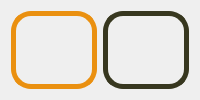
       <widget class="QWidget" name="page_2">
        <layout class="QHBoxLayout" name="horizontalLayout_3">
         <item>
          <widget class="QFrame" name="internel_button_ele1">
           <property name="sizePolicy">
            <sizepolicy hsizetype="Preferred" vsizetype="Expanding">
             <horstretch>0</horstretch>
             <verstretch>0</verstretch>
            </sizepolicy>
           </property>
           <property name="styleSheet">
            <string notr="true">border: 5px solid #EA9010;border-radius:20px;</string>
           </property>
           <property name="frameShape">
            <enum>QFrame::StyledPanel</enum>
           </property>
           <property name="frameShadow">
            <enum>QFrame::Raised</enum>
           </property>
           <widget class="QPushButton" name="ele1_F20">
            <property name="geometry">
             <rect>
              <x>40</x>
              <y>140</y>
              <width>61</width>
              <height>61</height>
             </rect>
            </property>
            <property name="cursor">
             <cursorShape>PointingHandCursor</cursorShape>
            </property>
            <property name="styleSheet">
             <string notr="true">border: 5px solid #C9E3AC;
border-radius:30px;
background-color: #EAEFBD;
font: bold 30px Consulas;

</string>
            </property>
            <property name="text">
             <string>20</string>
            </property>
           </widget>
           <widget class="QPushButton" name="ele1_F19">
            <property name="geometry">
             <rect>
              <x>120</x>
              <y>140</y>
              <width>61</width>
              <height>61</height>
             </rect>
            </property>
            <property name="cursor">
             <cursorShape>PointingHandCursor</cursorShape>
            </property>
            <property name="styleSheet">
             <string notr="true">border: 5px solid #C9E3AC;
border-radius:30px;
background-color: #EAEFBD;
font: bold 30px Consulas;

</string>
            </property>
            <property name="text">
             <string>19</string>
            </property>
           </widget>
           <widget class="QPushButton" name="ele1_F18">
            <property name="geometry">
             <rect>
              <x>200</x>
              <y>140</y>
              <width>61</width>
              <height>61</height>
             </rect>
            </property>
            <property name="cursor">
             <cursorShape>SplitHCursor</cursorShape>
            </property>
            <property name="styleSheet">
             <string notr="true">border: 5px solid #C9E3AC;
border-radius:30px;
background-color: #EAEFBD;
font: bold 30px Consulas;

</string>
            </property>
            <property name="text">
             <string>18</string>
            </property>
           </widget>
           <widget class="QPushButton" name="ele1_F17">
            <property name="geometry">
             <rect>
              <x>280</x>
              <y>140</y>
              <width>61</width>
              <height>61</height>
             </rect>
            </property>
            <property name="cursor">
             <cursorShape>PointingHandCursor</cursorShape>
            </property>
            <property name="styleSheet">
             <string notr="true">border: 5px solid #C9E3AC;
border-radius:30px;
background-color: #EAEFBD;
font: bold 30px Consulas;

</string>
            </property>
            <property name="text">
             <string>17</string>
            </property>
           </widget>
           <widget class="QPushButton" name="ele1_F16">
            <property name="geometry">
             <rect>
              <x>40</x>
              <y>210</y>
              <width>61</width>
              <height>61</height>
             </rect>
            </property>
            <property name="cursor">
             <cursorShape>PointingHandCursor</cursorShape>
            </property>
            <property name="styleSheet">
             <string notr="true">border: 5px solid #C9E3AC;
border-radius:30px;
background-color: #EAEFBD;
font: bold 30px Consulas;

</string>
            </property>
            <property name="text">
             <string>16</string>
            </property>
           </widget>
           <widget class="QPushButton" name="ele1_F13">
            <property name="geometry">
             <rect>
              <x>280</x>
              <y>210</y>
              <width>61</width>
              <height>61</height>
             </rect>
            </property>
            <property name="cursor">
             <cursorShape>PointingHandCursor</cursorShape>
            </property>
            <property name="styleSheet">
             <string notr="true">border: 5px solid #C9E3AC;
border-radius:30px;
background-color: #EAEFBD;
font: bold 30px Consulas;

</string>
            </property>
            <property name="text">
             <string>13</string>
            </property>
           </widget>
           <widget class="QPushButton" name="ele1_F12">
            <property name="geometry">
             <rect>
              <x>40</x>
              <y>280</y>
              <width>61</width>
              <height>61</height>
             </rect>
            </property>
            <property name="cursor">
             <cursorShape>PointingHandCursor</cursorShape>
            </property>
            <property name="styleSheet">
             <string notr="true">border: 5px solid #C9E3AC;
border-radius:30px;
background-color: #EAEFBD;
font: bold 30px Consulas;

</string>
            </property>
            <property name="text">
             <string>12</string>
            </property>
           </widget>
           <widget class="QPushButton" name="ele1_F9">
            <property name="geometry">
             <rect>
              <x>280</x>
              <y>280</y>
              <width>61</width>
              <height>61</height>
             </rect>
            </property>
            <property name="cursor">
             <cursorShape>PointingHandCursor</cursorShape>
            </property>
            <property name="styleSheet">
             <string notr="true">border: 5px solid #C9E3AC;
border-radius:30px;
background-color: #EAEFBD;
font: bold 30px Consulas;

</string>
            </property>
            <property name="text">
             <string>9</string>
            </property>
           </widget>
           <widget class="QPushButton" name="ele1_F8">
            <property name="geometry">
             <rect>
              <x>40</x>
              <y>350</y>
              <width>61</width>
              <height>61</height>
             </rect>
            </property>
            <property name="cursor">
             <cursorShape>PointingHandCursor</cursorShape>
            </property>
            <property name="styleSheet">
             <string notr="true">border: 5px solid #C9E3AC;
border-radius:30px;
background-color: #EAEFBD;
font: bold 30px Consulas;

</string>
            </property>
            <property name="text">
             <string>8</string>
            </property>
           </widget>
           <widget class="QPushButton" name="ele1_F5">
            <property name="geometry">
             <rect>
              <x>280</x>
              <y>350</y>
              <width>61</width>
              <height>61</height>
             </rect>
            </property>
            <property name="cursor">
             <cursorShape>PointingHandCursor</cursorShape>
            </property>
            <property name="styleSheet">
             <string notr="true">border: 5px solid #C9E3AC;
border-radius:30px;
background-color: #EAEFBD;
font: bold 30px Consulas;

</string>
            </property>
            <property name="text">
             <string>5</string>
            </property>
           </widget>
           <widget class="QPushButton" name="ele1_F4">
            <property name="geometry">
             <rect>
              <x>40</x>
              <y>420</y>
              <width>61</width>
              <height>61</height>
             </rect>
            </property>
            <property name="cursor">
             <cursorShape>PointingHandCursor</cursorShape>
            </property>
            <property name="styleSheet">
             <string notr="true">border: 5px solid #C9E3AC;
border-radius:30px;
background-color: #EAEFBD;
font: bold 30px Consulas;

</string>
            </property>
            <property name="text">
             <string>4</string>
            </property>
           </widget>
           <widget class="QPushButton" name="ele1_F1">
            <property name="geometry">
             <rect>
              <x>280</x>
              <y>420</y>
              <width>61</width>
              <height>61</height>
             </rect>
            </property>
            <property name="cursor">
             <cursorShape>PointingHandCursor</cursorShape>
            </property>
            <property name="styleSheet">
             <string notr="true">border: 5px solid #C9E3AC;
border-radius:30px;
background-color: #EAEFBD;
font: bold 30px Consulas;

</string>
            </property>
            <property name="text">
             <string>1</string>
            </property>
           </widget>
           <widget class="QPushButton" name="ele1_F15">
            <property name="geometry">
             <rect>
              <x>120</x>
              <y>210</y>
              <width>61</width>
              <height>61</height>
             </rect>
            </property>
            <property name="cursor">
             <cursorShape>PointingHandCursor</cursorShape>
            </property>
            <property name="styleSheet">
             <string notr="true">border: 5px solid #C9E3AC;
border-radius:30px;
background-color: #EAEFBD;
font: bold 30px Consulas;

</string>
            </property>
            <property name="text">
             <string>15</string>
            </property>
           </widget>
           <widget class="QPushButton" name="ele1_F14">
            <property name="geometry">
             <rect>
              <x>200</x>
              <y>210</y>
              <width>61</width>
              <height>61</height>
             </rect>
            </property>
            <property name="cursor">
             <cursorShape>PointingHandCursor</cursorShape>
            </property>
            <property name="styleSheet">
             <string notr="true">border: 5px solid #C9E3AC;
border-radius:30px;
background-color: #EAEFBD;
font: bold 30px Consulas;

</string>
            </property>
            <property name="text">
             <string>14</string>
            </property>
           </widget>
           <widget class="QPushButton" name="ele1_F11">
            <property name="geometry">
             <rect>
              <x>120</x>
              <y>280</y>
              <width>61</width>
              <height>61</height>
             </rect>
            </property>
            <property name="cursor">
             <cursorShape>PointingHandCursor</cursorShape>
            </property>
            <property name="styleSheet">
             <string notr="true">border: 5px solid #C9E3AC;
border-radius:30px;
background-color: #EAEFBD;
font: bold 30px Consulas;

</string>
            </property>
            <property name="text">
             <string>11</string>
            </property>
           </widget>
           <widget class="QPushButton" name="ele1_F10">
            <property name="geometry">
             <rect>
              <x>200</x>
              <y>280</y>
              <width>61</width>
              <height>61</height>
             </rect>
            </property>
            <property name="cursor">
             <cursorShape>PointingHandCursor</cursorShape>
            </property>
            <property name="styleSheet">
             <string notr="true">border: 5px solid #C9E3AC;
border-radius:30px;
background-color: #EAEFBD;
font: bold 30px Consulas;

</string>
            </property>
            <property name="text">
             <string>10</string>
            </property>
           </widget>
           <widget class="QPushButton" name="ele1_F7">
            <property name="geometry">
             <rect>
              <x>120</x>
              <y>350</y>
              <width>61</width>
              <height>61</height>
             </rect>
            </property>
            <property name="cursor">
             <cursorShape>PointingHandCursor</cursorShape>
            </property>
            <property name="styleSheet">
             <string notr="true">border: 5px solid #C9E3AC;
border-radius:30px;
background-color: #EAEFBD;
font: bold 30px Consulas;

</string>
            </property>
            <property name="text">
             <string>7</string>
            </property>
           </widget>
           <widget class="QPushButton" name="ele1_F6">
            <property name="geometry">
             <rect>
              <x>200</x>
              <y>350</y>
              <width>61</width>
              <height>61</height>
             </rect>
            </property>
            <property name="cursor">
             <cursorShape>PointingHandCursor</cursorShape>
            </property>
            <property name="styleSheet">
             <string notr="true">border: 5px solid #C9E3AC;
border-radius:30px;
background-color: #EAEFBD;
font: bold 30px Consulas;

</string>
            </property>
            <property name="text">
             <string>6</string>
            </property>
           </widget>
           <widget class="QPushButton" name="ele1_F3">
            <property name="geometry">
             <rect>
              <x>120</x>
              <y>420</y>
              <width>61</width>
              <height>61</height>
             </rect>
            </property>
            <property name="cursor">
             <cursorShape>PointingHandCursor</cursorShape>
            </property>
            <property name="styleSheet">
             <string notr="true">border: 5px solid #C9E3AC;
border-radius:30px;
background-color: #EAEFBD;
font: bold 30px Consulas;

</string>
            </property>
            <property name="text">
             <string>3</string>
            </property>
           </widget>
           <widget class="QPushButton" name="ele1_F2">
            <property name="geometry">
             <rect>
              <x>200</x>
              <y>420</y>
              <width>61</width>
              <height>61</height>
             </rect>
            </property>
            <property name="cursor">
             <cursorShape>PointingHandCursor</cursorShape>
            </property>
            <property name="styleSheet">
             <string notr="true">border: 5px solid #C9E3AC;
border-radius:30px;
background-color: #EAEFBD;
font: bold 30px Consulas;

</string>
            </property>
            <property name="text">
             <string>2</string>
            </property>
           </widget>
           <widget class="QPushButton" name="ele1_open">
            <property name="geometry">
             <rect>
              <x>40</x>
              <y>490</y>
              <width>61</width>
              <height>61</height>
             </rect>
            </property>
            <property name="cursor">
             <cursorShape>PointingHandCursor</cursorShape>
            </property>
            <property name="styleSheet">
             <string notr="true">border: 5px solid #C9E3AC;
border-radius:30px;
background-color: #EAEFBD;
font: bold 30px Consulas;
</string>
            </property>
            <property name="text">
             <string>&lt;&gt;</string>
            </property>
           </widget>
           <widget class="QPushButton" name="ele1_close">
            <property name="geometry">
             <rect>
              <x>120</x>
              <y>490</y>
              <width>61</width>
              <height>61</height>
             </rect>
            </property>
            <property name="cursor">
             <cursorShape>PointingHandCursor</cursorShape>
            </property>
            <property name="styleSheet">
             <string notr="true">border: 5px solid #C9E3AC;
border-radius:30px;
background-color: #EAEFBD;
font: bold 30px Consulas;

</string>
            </property>
            <property name="text">
             <string>&gt;&lt;</string>
            </property>
           </widget>
           <widget class="QPushButton" name="ele1_alarm">
            <property name="geometry">
             <rect>
              <x>210</x>
              <y>500</y>
              <width>121</width>
              <height>41</height>
             </rect>
            </property>
            <property name="cursor">
             <cursorShape>PointingHandCursor</cursorShape>
            </property>
            <property name="styleSheet">
             <string notr="true">border: 5px solid #DD0426;
border-radius:10px;
background-color: #F02D3A;
font: bold 30px Consulas;</string>
            </property>
            <property name="text">
             <string>报警</string>
            </property>
           </widget>
          </widget>
         </item>
         <item>
          <widget class="QFrame" name="internel_interface_ele1">
           <property name="sizePolicy">
            <sizepolicy hsizetype="Preferred" vsizetype="Expanding">
             <horstretch>0</horstretch>
             <verstretch>0</verstretch>
            </sizepolicy>
           </property>
           <property name="styleSheet">
            <string notr="true">border: 5px solid #37371F;border-radius:20px;</string>
           </property>
           <property name="frameShape">
            <enum>QFrame::StyledPanel</enum>
           </property>
           <property name="frameShadow">
            <enum>QFrame::Raised</enum>
           </property>
           <widget class="QLCDNumber" name="ele1_Fnum">
            <property name="geometry">
             <rect>
              <x>20</x>
              <y>140</y>
              <width>331</width>
              <height>141</height>
             </rect>
            </property>
            <property name="styleSheet">
             <string notr="true">font-size: 100px; color: dark;</string>
            </property>
            <property name="lineWidth">
             <number>1</number>
            </property>
            <property name="smallDecimalPoint">
             <bool>false</bool>
            </property>
            <property name="mode">
             <enum>QLCDNumber::Hex</enum>
            </property>
            <property name="segmentStyle">
             <enum>QLCDNumber::Filled</enum>
            </property>
            <property name="intValue" stdset="0">
             <number>0</number>
            </property>
           </widget>
           <widget class="QLabel" name="ele1_up_label">
            <property name="geometry">
             <rect>
              <x>20</x>
              <y>130</y>
              <width>101</width>
              <height>171</height>
             </rect>
            </property>
            <property name="styleSheet">
             <string notr="true">font: bold 100px Consulas;
border: 0px;
color: dark;</string>
            </property>
            <property name="text">
             <string>↑</string>
            </property>
           </widget>
           <widget class="QLabel" name="ele1_F_down">
            <property name="geometry">
             <rect>
              <x>70</x>
              <y>130</y>
              <width>101</width>
              <height>171</height>
             </rect>
            </property>
            <property name="styleSheet">
             <string notr="true">font: bold 100px Consulas;
border: 0px;
color: dark;</string>
            </property>
            <property name="text">
             <string>↓</string>
            </property>
           </widget>
          </widget>
         </item>
        </layout>
       </widget>
